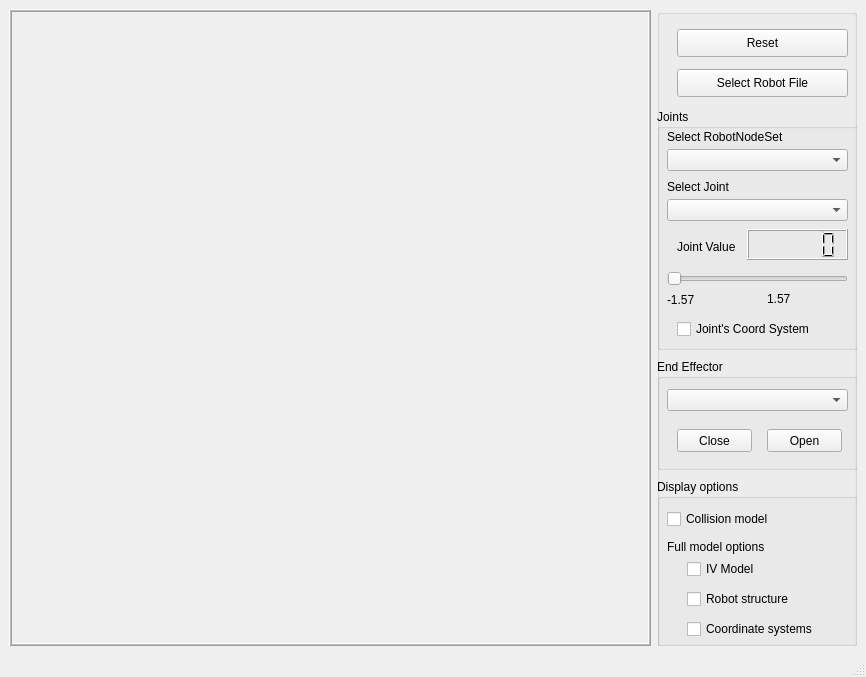
<?xml version="1.0" encoding="UTF-8"?>
<ui version="4.0">
 <class>MainWindowShowRobot</class>
 <widget class="QMainWindow" name="MainWindowShowRobot">
  <property name="geometry">
   <rect>
    <x>0</x>
    <y>0</y>
    <width>866</width>
    <height>677</height>
   </rect>
  </property>
  <property name="windowTitle">
   <string>Simox - VirtualRobot - Show Robot</string>
  </property>
  <widget class="QWidget" name="centralwidget">
   <layout class="QGridLayout" name="gridLayout">
    <item row="0" column="0">
     <layout class="QGridLayout" name="gridLayout_2">
      <item row="0" column="0">
       <widget class="QFrame" name="frameViewer">
        <property name="frameShape">
         <enum>QFrame::Box</enum>
        </property>
        <property name="frameShadow">
         <enum>QFrame::Raised</enum>
        </property>
        <property name="midLineWidth">
         <number>1</number>
        </property>
       </widget>
      </item>
      <item row="0" column="1">
       <widget class="QGroupBox" name="groupBox">
        <property name="sizePolicy">
         <sizepolicy hsizetype="Fixed" vsizetype="Preferred">
          <horstretch>0</horstretch>
          <verstretch>0</verstretch>
         </sizepolicy>
        </property>
        <property name="maximumSize">
         <size>
          <width>200</width>
          <height>16777215</height>
         </size>
        </property>
        <property name="title">
         <string/>
        </property>
        <widget class="QPushButton" name="pushButtonReset">
         <property name="geometry">
          <rect>
           <x>20</x>
           <y>20</y>
           <width>171</width>
           <height>28</height>
          </rect>
         </property>
         <property name="text">
          <string>Reset</string>
         </property>
        </widget>
        <widget class="QGroupBox" name="groupBox_2">
         <property name="geometry">
          <rect>
           <x>0</x>
           <y>470</y>
           <width>201</width>
           <height>171</height>
          </rect>
         </property>
         <property name="title">
          <string>Display options</string>
         </property>
         <widget class="QCheckBox" name="checkBoxColModel">
          <property name="geometry">
           <rect>
            <x>10</x>
            <y>30</y>
            <width>131</width>
            <height>20</height>
           </rect>
          </property>
          <property name="text">
           <string>Collision model</string>
          </property>
         </widget>
         <widget class="QCheckBox" name="checkBoxStructure">
          <property name="geometry">
           <rect>
            <x>30</x>
            <y>110</y>
            <width>131</width>
            <height>20</height>
           </rect>
          </property>
          <property name="text">
           <string>Robot structure</string>
          </property>
         </widget>
         <widget class="QCheckBox" name="checkBoxRobotCoordSystems">
          <property name="geometry">
           <rect>
            <x>30</x>
            <y>140</y>
            <width>131</width>
            <height>20</height>
           </rect>
          </property>
          <property name="text">
           <string>Coordinate systems</string>
          </property>
         </widget>
         <widget class="QCheckBox" name="checkBoxFullModel">
          <property name="geometry">
           <rect>
            <x>30</x>
            <y>80</y>
            <width>131</width>
            <height>20</height>
           </rect>
          </property>
          <property name="text">
           <string>IV Model</string>
          </property>
         </widget>
         <widget class="QLabel" name="label">
          <property name="geometry">
           <rect>
            <x>10</x>
            <y>60</y>
            <width>131</width>
            <height>16</height>
           </rect>
          </property>
          <property name="text">
           <string>Full model options</string>
          </property>
         </widget>
        </widget>
        <widget class="QPushButton" name="pushButtonLoad">
         <property name="geometry">
          <rect>
           <x>20</x>
           <y>60</y>
           <width>171</width>
           <height>28</height>
          </rect>
         </property>
         <property name="text">
          <string>Select Robot File</string>
         </property>
        </widget>
        <widget class="QGroupBox" name="groupBox_3">
         <property name="geometry">
          <rect>
           <x>0</x>
           <y>100</y>
           <width>201</width>
           <height>241</height>
          </rect>
         </property>
         <property name="title">
          <string>Joints</string>
         </property>
         <property name="flat">
          <bool>false</bool>
         </property>
         <property name="checkable">
          <bool>false</bool>
         </property>
         <widget class="QLabel" name="label_2">
          <property name="geometry">
           <rect>
            <x>20</x>
            <y>130</y>
            <width>81</width>
            <height>16</height>
           </rect>
          </property>
          <property name="text">
           <string>Joint Value</string>
          </property>
         </widget>
         <widget class="QLCDNumber" name="lcdNumberJointValue">
          <property name="geometry">
           <rect>
            <x>90</x>
            <y>120</y>
            <width>101</width>
            <height>31</height>
           </rect>
          </property>
          <property name="smallDecimalPoint">
           <bool>true</bool>
          </property>
          <property name="numDigits">
           <number>5</number>
          </property>
          <property name="digitCount">
           <number>5</number>
          </property>
          <property name="value" stdset="0">
           <double>0.000000000000000</double>
          </property>
         </widget>
         <widget class="QSlider" name="horizontalSliderPos">
          <property name="geometry">
           <rect>
            <x>10</x>
            <y>160</y>
            <width>181</width>
            <height>20</height>
           </rect>
          </property>
          <property name="maximum">
           <number>1000</number>
          </property>
          <property name="pageStep">
           <number>50</number>
          </property>
          <property name="orientation">
           <enum>Qt::Horizontal</enum>
          </property>
         </widget>
         <widget class="QLabel" name="labelMinPos">
          <property name="geometry">
           <rect>
            <x>10</x>
            <y>180</y>
            <width>91</width>
            <height>21</height>
           </rect>
          </property>
          <property name="text">
           <string>-1.57</string>
          </property>
         </widget>
         <widget class="QLabel" name="labelMaxPos">
          <property name="geometry">
           <rect>
            <x>110</x>
            <y>180</y>
            <width>81</width>
            <height>20</height>
           </rect>
          </property>
          <property name="layoutDirection">
           <enum>Qt::RightToLeft</enum>
          </property>
          <property name="text">
           <string>1.57</string>
          </property>
         </widget>
         <widget class="QComboBox" name="comboBoxJoint">
          <property name="geometry">
           <rect>
            <x>10</x>
            <y>90</y>
            <width>181</width>
            <height>22</height>
           </rect>
          </property>
         </widget>
         <widget class="QCheckBox" name="checkBoxShowCoordSystem">
          <property name="geometry">
           <rect>
            <x>20</x>
            <y>210</y>
            <width>161</width>
            <height>20</height>
           </rect>
          </property>
          <property name="text">
           <string>Joint's Coord System</string>
          </property>
         </widget>
         <widget class="QComboBox" name="comboBoxRobotNodeSet">
          <property name="geometry">
           <rect>
            <x>10</x>
            <y>40</y>
            <width>181</width>
            <height>22</height>
           </rect>
          </property>
         </widget>
         <widget class="QLabel" name="label_3">
          <property name="geometry">
           <rect>
            <x>10</x>
            <y>20</y>
            <width>131</width>
            <height>16</height>
           </rect>
          </property>
          <property name="text">
           <string>Select RobotNodeSet</string>
          </property>
         </widget>
         <widget class="QLabel" name="label_4">
          <property name="geometry">
           <rect>
            <x>10</x>
            <y>70</y>
            <width>131</width>
            <height>16</height>
           </rect>
          </property>
          <property name="text">
           <string>Select Joint</string>
          </property>
         </widget>
        </widget>
        <widget class="QGroupBox" name="groupBox_4">
         <property name="geometry">
          <rect>
           <x>0</x>
           <y>350</y>
           <width>201</width>
           <height>111</height>
          </rect>
         </property>
         <property name="title">
          <string>End Effector</string>
         </property>
         <widget class="QComboBox" name="comboBoxEndEffector">
          <property name="geometry">
           <rect>
            <x>10</x>
            <y>30</y>
            <width>181</width>
            <height>22</height>
           </rect>
          </property>
         </widget>
         <widget class="QPushButton" name="pushButtonClose">
          <property name="geometry">
           <rect>
            <x>20</x>
            <y>70</y>
            <width>75</width>
            <height>23</height>
           </rect>
          </property>
          <property name="text">
           <string>Close</string>
          </property>
         </widget>
         <widget class="QPushButton" name="pushButtonOpen">
          <property name="geometry">
           <rect>
            <x>110</x>
            <y>70</y>
            <width>75</width>
            <height>23</height>
           </rect>
          </property>
          <property name="text">
           <string>Open</string>
          </property>
         </widget>
        </widget>
        <widget class="QGroupBox" name="groupBox_5">
         <property name="geometry">
          <rect>
           <x>0</x>
           <y>649</y>
           <width>201</width>
           <height>101</height>
          </rect>
         </property>
         <property name="title">
          <string>Triangles</string>
         </property>
         <widget class="QLabel" name="labelInfo1">
          <property name="geometry">
           <rect>
            <x>10</x>
            <y>20</y>
            <width>181</width>
            <height>16</height>
           </rect>
          </property>
          <property name="text">
           <string>TextLabel</string>
          </property>
         </widget>
         <widget class="QLabel" name="labelInfo2">
          <property name="geometry">
           <rect>
            <x>10</x>
            <y>40</y>
            <width>191</width>
            <height>16</height>
           </rect>
          </property>
          <property name="text">
           <string>TextLabel</string>
          </property>
         </widget>
         <widget class="QLabel" name="labelInfo3">
          <property name="geometry">
           <rect>
            <x>10</x>
            <y>60</y>
            <width>191</width>
            <height>16</height>
           </rect>
          </property>
          <property name="text">
           <string>TextLabel</string>
          </property>
         </widget>
        </widget>
       </widget>
      </item>
     </layout>
    </item>
   </layout>
  </widget>
  <widget class="QMenuBar" name="menubar">
   <property name="geometry">
    <rect>
     <x>0</x>
     <y>0</y>
     <width>866</width>
     <height>21</height>
    </rect>
   </property>
  </widget>
  <widget class="QStatusBar" name="statusbar"/>
 </widget>
 <resources/>
 <connections/>
</ui>
